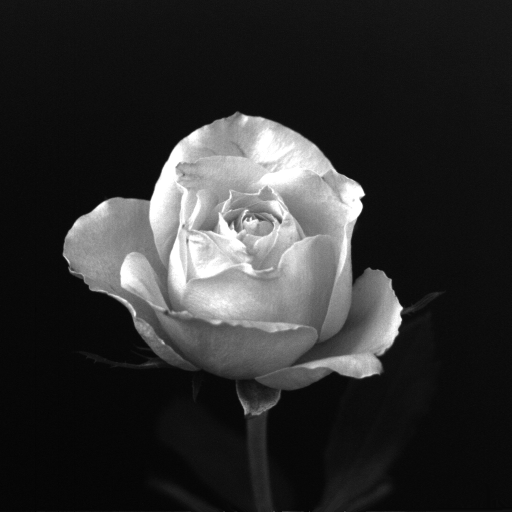
#> input picture Question_1/Rose 1024x1024.tif, 1024 x 1024 px (shown at 1/2 size)
$ python a.py
#> lines starting #> are read from the running program, lines starting #| are printed output that depends on the picture
import numpy as np
import cv2
import matplotlib.pyplot as plt

def image_decress(image):
    height = image.shape[0] // 2
    width = image.shape[1] // 2
    new_image = np.zeros((height, width))
    for i in range (height):
        for j in range(width):
            new_image[i][j] = image[i * 2][j * 2]
    return new_image

image = cv2.imread("./Rose 1024x1024.tif" , cv2.IMREAD_GRAYSCALE)
#> image is the input picture: shape (1024, 1024); min 0, max 255, mean 46.8
image = cv2.resize(image, (512, 512))
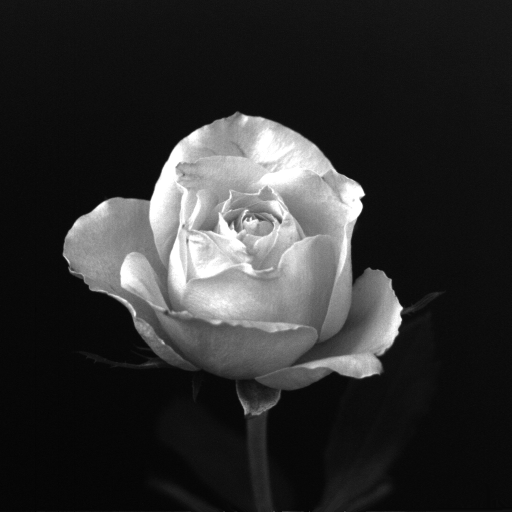
#> image: shape (512, 512); min 3, max 255, mean 46.9
# original image
plt.subplot(2, 2, 1)
plt.imshow(image, cmap='gray')
plt.title('Original Image')
# decressed image by 2
image = image_decress(image)
plt.subplot(2, 2, 2)
plt.imshow(image, cmap='gray')
plt.title('Decressed Image by 2')
#

plt.subplot(2, 2, 3)
image = image_decress(image)
#> after the loop in image_decress (call 2), `for i in range (height):`:
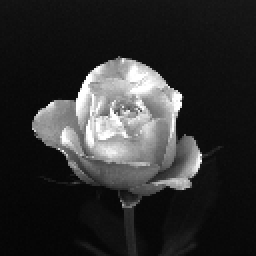
#> new_image: shape (128, 128) float64 (shown 2 times larger); min 4, max 255, mean 46.9
plt.imshow(image, cmap='gray')
plt.title('Decressed Image by 4')

# decressed image by 8
image = image_decress(image)
#> after the loop in image_decress (call 3), `for i in range (height):`:
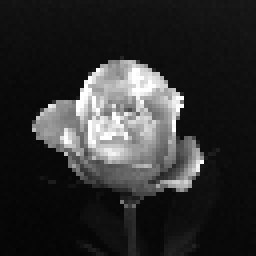
#> new_image: shape (64, 64) float64 (shown 4 times larger); min 4, max 255, mean 46.8
plt.subplot(2, 2, 4)
plt.imshow(image, cmap='gray')
plt.title('Decressed Image by 8')

plt.show()
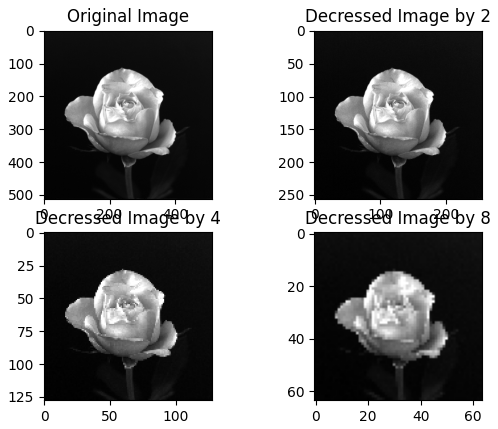
#> figure drawn by matplotlib, 4 panels

$ run again, with Question_1/Skeleton 750x1482.tif copied over Question_1/Rose 1024x1024.tif
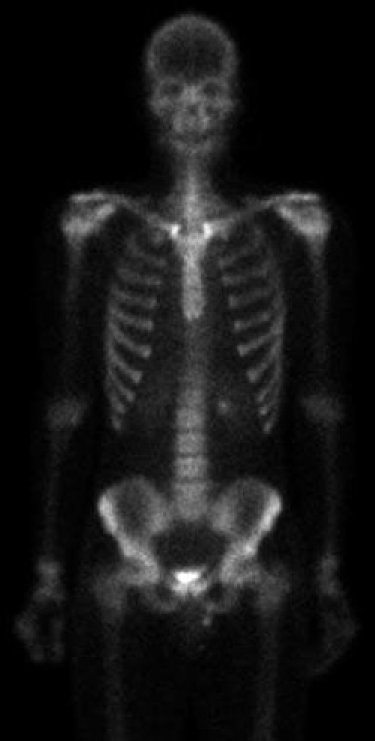
#> input picture Question_1/Skeleton 750x1482.tif, 750 x 1482 px (shown at 1/2 size)
#> image is the input picture: shape (1482, 750); min 0, max 255, mean 22.5
#> image: shape (512, 512)
#> after the loop in image_decress (call 3), `for i in range (height):`:
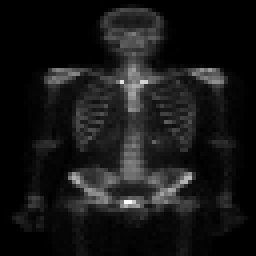
#> new_image: shape (64, 64) float64 (shown 4 times larger); min 0, max 253, mean 22.5
#> `plt.show()`:
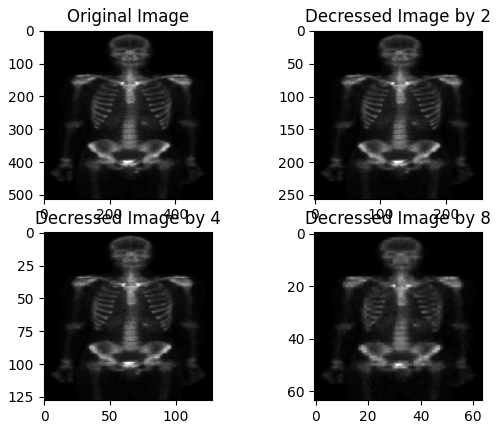
#> figure drawn by matplotlib, 4 panels
